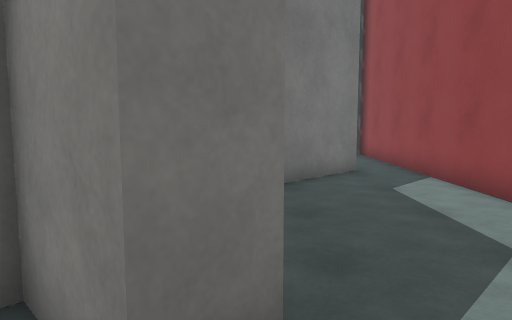
view 1 (above)

20 first-person views from a walk through a Unity game level. The camera is 1.4 m above the floor, tilts 6° down and sees 70° across. The floor is counted in squares, 1 m on a side. Each view is taken from the middle of a square. On the plan, view 1 faces up. The plan holds only what a view shows up to about 16 squares ahead; the rest is blank. The place goes on beyond the plan. Surface patterns are stand-ins for the level's own textures.

view 2
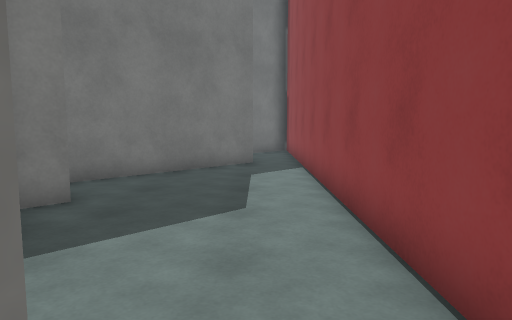

view 3
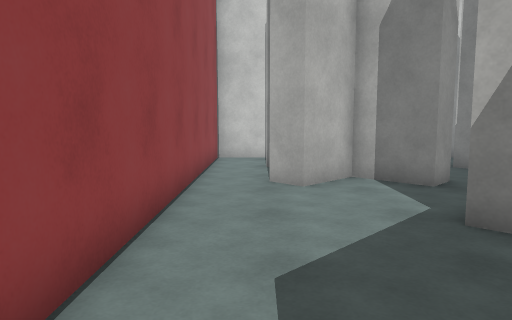

view 4
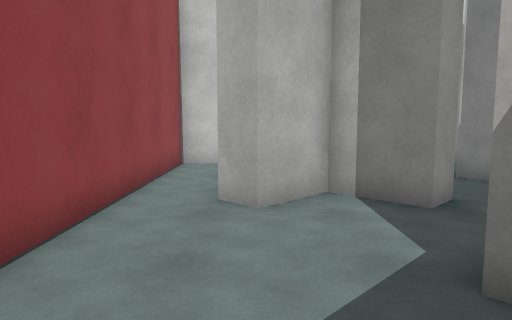

view 5
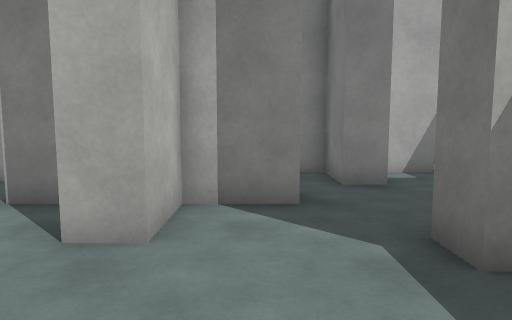

view 6
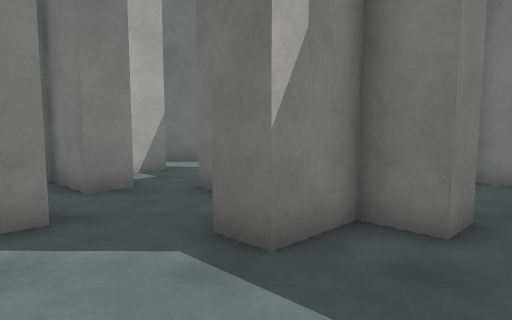

view 7
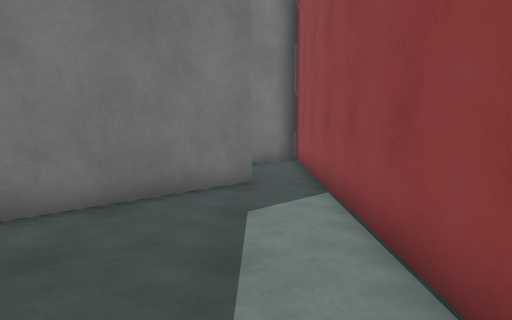

view 8
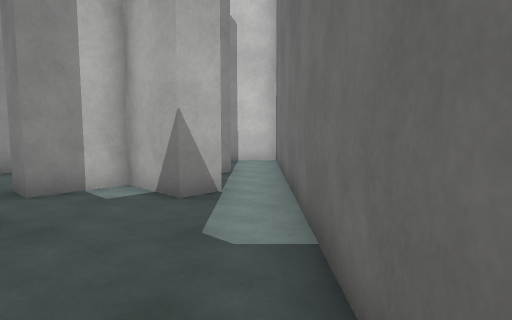

view 9
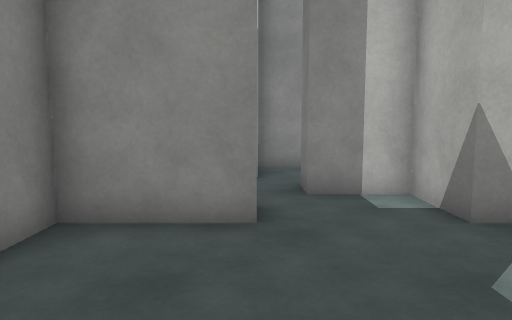

view 10
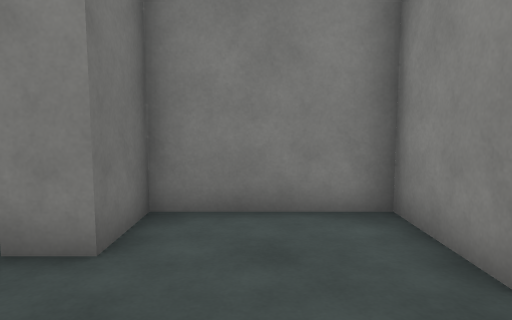

view 11
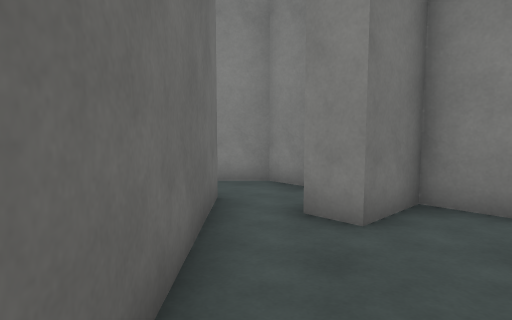

view 12
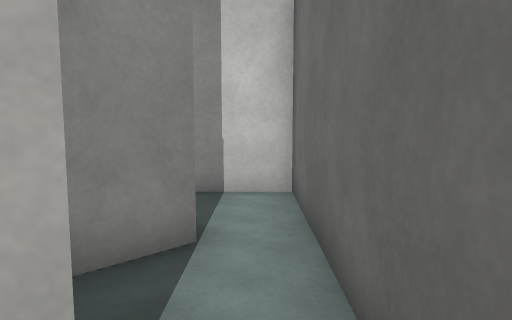

view 13
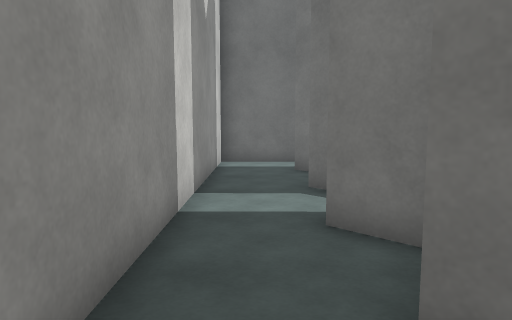

view 14
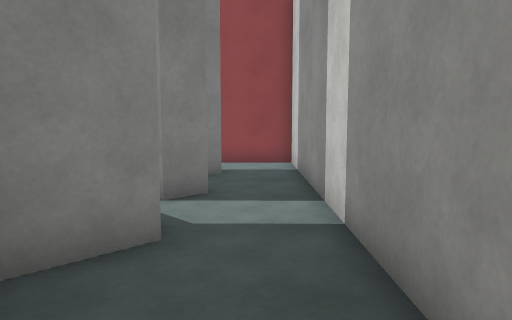

view 15
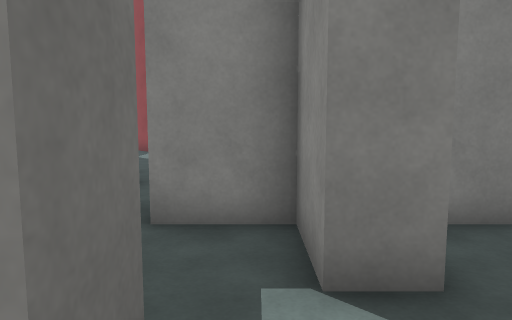

view 16
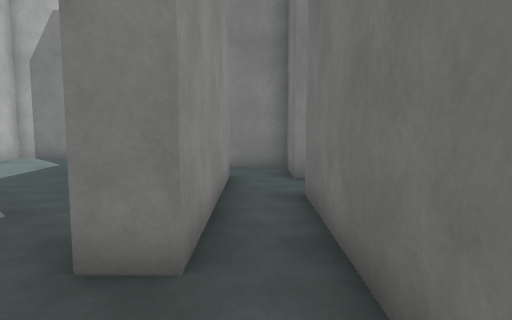

view 17
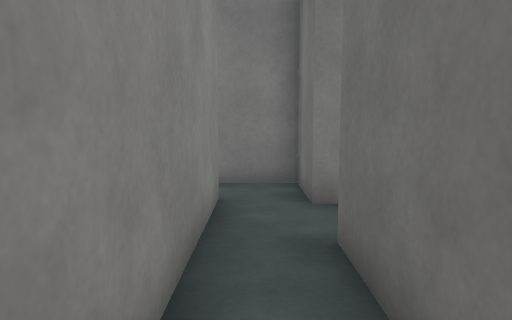

view 18
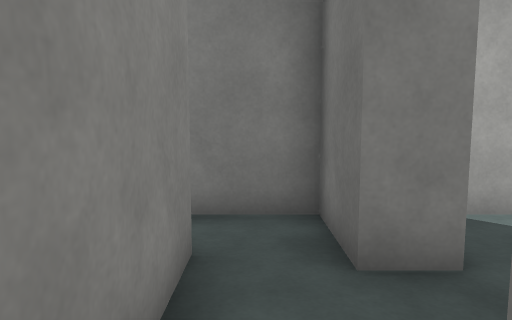

view 19
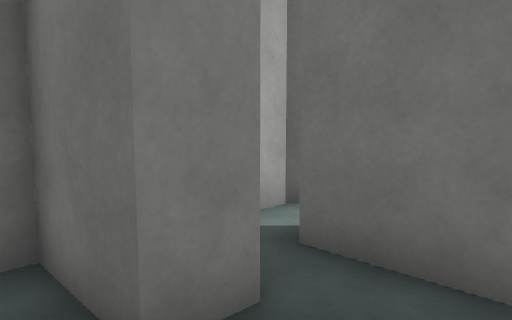

view 20
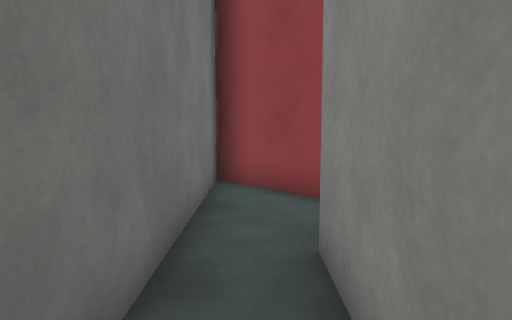

### Floor plan
Points are (right, up) in squares from view 1. A wall is a line through its corners. A room is listed if a view was taken in it or the views show most of it. See-through windows are left out.
Room 1 (views 1, 2, 3, 4, 5, 6, 7, 13, 14, 15, 16, 17)
walls: (-1, 5.1) (-0.2, 4.3) (-1.1, 3.4) (0.2, 2.2) (-0.5, 1.5) (-1.9, 2.8); (-3.4, 1.2) (-3.8, 0.7); (-3.8, -0.6) (-3.1, -1.3) (-4.5, -2.7) (-3.1, -4.2) (-3.8, -4.9) (-4.9, -3.7); (2, -3.6) (2.8, -4.4); (2.3, -4.7) (2, -5.1); (-0.9, -5.1) (-1.6, -4.3) (-0.1, -2.9) (-1.6, -1.5) (-0.9, -0.8) (0.6, -2.2) (2, -0.8) (2.8, -1.6); (1.5, -7.2) (4.5, -7.2) (4.5, 15.9) (1.2, 12.5); (2.2, 11.2) (2.9, 10.5) (-1.4, 6.3); (-6.2, -4.5) (-6.6, -4.9); (-8.7, -3.5) (-8.7, -7.2) (-1.5, -7.2)
ways out: opening at (-4, 0) to room 2; opening at (2, 12) to room 3; opening at (0, -6) to room 4; opening at (-8, -3) to room 5
Room 2 (views 8, 9, 10, 11, 12)
walls: (-4.5, 1.5) (-2.5, 3.4) (-5.2, 6.1) (-6.6, 4.8) (-7.3, 5.5); (-7.3, -1.4) (-6.6, -0.6) (-5.2, -2) (-3.8, -0.6); (-8.7, 6.9) (-8.7, -0.5)
ways out: opening at (-4, 0) to room 1; opening at (-8, -1) to room 5; opening at (-8, 5.5) to room 6
Room 3 (views 18, 19, 20)
walls: (-3.6, 11) (-5.1, 9.5); (-3.8, 9.1) (-3, 8.3) (-4.5, 6.8); (1.2, 12.5) (-1.6, 9.7); (-2.2, 6.8) (2.2, 11.2)
ways out: opening at (2, 12) to room 1
Room 4 (no view inside)
walls: (0.1, -4.1) (-0.9, -5.1); (-1.5, -7.2) (1.5, -7.2); (2, -5.1) (1.2, -4.3)
ways out: opening at (0, -6) to room 1
Room 5 (no view inside)
walls: (-8.7, -0.5) (-8.7, -3.5); (-7.3, -4.2) (-6.3, -3.1)
ways out: opening at (-8, -3) to room 1; opening at (-8, -1) to room 2
Room 6 (no view inside)
walls: (-6.9, 7.8) (-7.7, 8.6) (-9, 8.6)
ways out: opening at (-8, 5.5) to room 2; opening at (-9, 7.5)

Where each view was taken, in squares from view 1:
view 1: 0 up, 0 right, facing up
view 2: 2 down, 3 right, facing up
view 3: 7 up, 3 right, facing down
view 4: 5 up, 2 right, facing down
view 5: 3 up, 4 right, facing down-left
view 6: 2 up, 4 right, facing left
view 7: 2 up, 3 right, facing up
view 8: 6 up, 8 left, facing down
view 9: 5 up, 8 left, facing down-right
view 10: 1 up, 8 left, facing up-right
view 11: 0 up, 8 left, facing up
view 12: 0 up, 8 left, facing down
view 13: 6 down, 4 right, facing left
view 14: 6 down, 8 left, facing right
view 15: 6 down, 4 left, facing up-right
view 16: 14 up, 4 right, facing down-left
view 17: 12 up, 2 right, facing down-left
view 18: 10 up, 0 right, facing down-left
view 19: 9 up, 1 left, facing left
view 20: 9 up, 1 left, facing up-right
